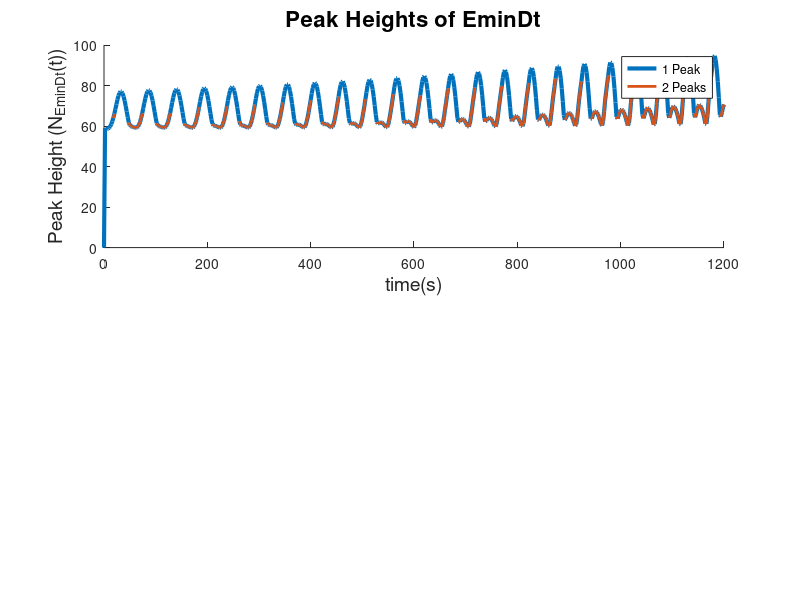

MATLAB code to generate this figure: (Note: this script raises an error after producing the figure.)
%% MinCDE_2Peak.m
%  Generates a plot of the average maximum height and wavelength for EminDt
%  and minDt
%% Initialize
clear
clc
%% Import
load('EminDt.mat');
load('minDt.mat');
load('time.mat');
load('distance.mat');

%% EminDt
% Define Peaks
peak1 = zeros(1,601);
peak1d = zeros(1,601);
peak2 = zeros(1,601);
peak2d = zeros(1,601);

for ctime = 2:length(time)
    data1 = EminDt(ctime,1:83);
    data2 = EminDt(ctime,84:167);
    maxval1 = max(data1);
    maxval2 = max(data2);
    index1 = find(data1==maxval1);
    index2 = find(data2==maxval2)+83;
    % Identifies whether there exist 1 or 2 peaks
    %   - abs(maxval1-maxval2) ensures there there exists a second peak in
    %   the second half of the cell of similar height (< 1 molecule apart)
    %   - index2-index1 ensures that the peaks are found at least 1 cell
    %   apart. 
    if(abs(maxval1-maxval2)<0.5 && (index2-index1) > 1)
        peak1(ctime) = maxval1;
        peak2(ctime) = maxval2;
        peak1d(ctime) = distance(index1);
        peak2d(ctime) = distance(index2);
    else
        peak1(ctime) = maxval1;
        peak1d(ctime) = distance(max(index1));
    end
end
% Assign peak names
Epk1 = peak1;
Epk2 = peak2;
Epk2(peak2 == 0) = NaN;
Epk1d = peak1d;
Epk2d = peak2d;

% Find average wavelength
Eavgwavel = zeros(1,length(time));
doublei = find(peak2d);
Eavgwavel(doublei) = peak2d(doublei)-peak1d(doublei);

% Find average peak height
Eavgpkh = peak1 + peak2;
Eavgpkh(doublei) = Eavgpkh(doublei)/2;

%% minDt
% Define Peaks
peak1 = zeros(1,601);
peak1d = zeros(1,601);
peak2 = zeros(1,601);
peak2d = zeros(1,601);

for ctime = 2:length(time)
    data1 = minDt(ctime,1:83);
    data2 = minDt(ctime,84:167);
    maxval1 = max(data1);
    maxval2 = max(data2);
    index1 = find(data1==maxval1);
    index2 = find(data2==maxval2)+83;
    % Identifies whether there exist 1 or 2 peaks
    %   - abs(maxval1-maxval2) ensures there there exists a second peak in
    %   the second half of the cell of similar height (< 1 molecule apart)
    %   - index2-index1 ensures that the peaks are found at least 1 cell
    %   apart. 
    if(abs(maxval1-maxval2) < 1 && index2-index1 > 1)
        peak1(ctime) = maxval1;
        peak2(ctime) = maxval2;
        peak1d(ctime) = distance(index1);
        peak2d(ctime) = distance(index2);
    else
        peak1(ctime) = maxval1;
        peak1d(ctime) = distance(max(index1));
    end
end
% Assign peak names
Dtpk1 = peak1;
Dtpk2 = peak2;
Dtpk2(peak2 == 0) = NaN;
Dtpk1d = peak1d;
Dtpk2d = peak2d;

% Find average wavelength
Dtavgwavel = zeros(1,length(time));
doublei = find(peak2d);
Dtavgwavel(doublei) = peak2d(doublei)-peak1d(doublei);

% Find average peak height
Dtavgpkh = peak1 + peak2;
Dtavgpkh(doublei) = Dtavgpkh(doublei)/2;

%% Figure 1 - Presence of 1 or 2 Peaks Over time
figure(1)
subplot(2,1,1)
hold on
plot(time,Epk1,'LineWidth',3);
plot(time,Epk2,'-','LineWidth',2);
xlabel('time(s)','fontsize',14);
ylabel('Peak Height (N_{EminDt}(t))','fontsize',14);
title('Peak Heights of EminDt','fontsize',16);

lgnd = legend('1 Peak','2 Peaks');
lgnd.FontSize = 11.5;
lgnd.Location = 'southeast'; 
lgnd.Orientation = 'vertical';

subplot(2,1,2)
hold on
plot(time,Dtpk1,'LineWidth',3);
plot(time,Dtpk2,'-','LineWidth',2);
xlabel('time(s)','fontsize',14);
ylabel('Peak Height (N_{minDt}(t))','fontsize',14);
title('Peak Heights of minDt','fontsize',16);

%% Figure 2 - Max height v. time plots
figure(2)
subplot(2,2,1)
plot(time,Eavgpkh,'LineWidth',3);
xlabel('time (s)', 'fontsize',14);
ylabel('Height (N_{EminDt}(t))','fontsize',14);
title('Average Maximum Height of EminDt for MinCDE','fontsize',16);

subplot(2,2,2)
plot(time,Dtavgpkh,'LineWidth',3);
xlabel('time (s)','fontsize',14);
ylabel('Height (N_{minDt}(t))','fontsize',14);
title('Average Maximum Height of minDT for MinCDE','fontsize',16);

%% Average wavelength v. time
subplot(2,2,3)
plot(time,Eavgwavel,'LineWidth',3);
xlabel('time (s)', 'fontsize',14);
ylabel('Average Wavelength (um))','fontsize',14);
title('Average Wavelength of EminDt for MinCDE 3D','fontsize',16);

subplot(2,2,4)
plot(time,Dtavgwavel,'LineWidth',3);
xlabel('time (s)','fontsize',14);
ylabel('Average Wavelength (um)','fontsize',14);
title('Average Wavelength of minDT for MinCDE 3D','fontsize',16);

%% Analysis of Temporal Changes in Average Height and Average Spatial Wavelength
% EminDt - Avg Wavelength
% Find index where zeros change to a positive value.
zerosi = find(Eavgwavel == 0);
patternf = zeros(0,length(time));
patternf(zerosi) = 1;
for r = 1:length(patternf)-1
    patternf(r) = patternf(r+1)-patternf(r);
end
zerosi=find(patternf~=0);
zerosi=zerosi(:,2:2:end);
zerosi = [1 zerosi];

% Find time at which the average height reaches a peak
%   Found by breaking down the Eavgwavel curve into segments separated by
%   periods of zeros
wl = zeros(1,length(zerosi)-1);
for ind = 1:length(zerosi)-1
    leftind = zerosi(ind);
    rightind = zerosi(ind+1);
    [maxv,index] = max(Eavgwavel(leftind:rightind));
    wl(ind)=time(index+leftind-1);
end

% Find average wavelength
avgwl = 0;
for a = 1:length(wl)-1
    avgwl = avgwl+wl(a+1)-wl(a);
end
Eavgwl = avgwl/(length(wl)-1)


% minDt - Avg Wavelength
% Find index where zeros change to a positive value.
zerosi = find(Dtavgwavel == 0);
patternf = zeros(0,length(time));
patternf(zerosi) = 1;
for r = 1:length(patternf)-1
    patternf(r) = patternf(r+1)-patternf(r);
end
zerosi=find(patternf~=0);
zerosi=zerosi(:,2:2:end);
zerosi = [1 zerosi];

% Find time at which the average height reaches a peak
%   Found by breaking down the Eavgwavel curve into segments separated by
%   periods of zeros
wl = zeros(1,length(zerosi)-1);
for ind = 1:length(zerosi)-1
    leftind = zerosi(ind);
    rightind = zerosi(ind+1);
    [maxv,index] = max(Dtavgwavel(leftind:rightind));
    wl(ind)=time(index+leftind-1);
end

% Find average wavelength
avgwl = 0;
for a = 1:length(wl)-1
    avgwl = avgwl+wl(a+1)-wl(a);
end
Dtavgwl = avgwl/(length(wl)-1)
